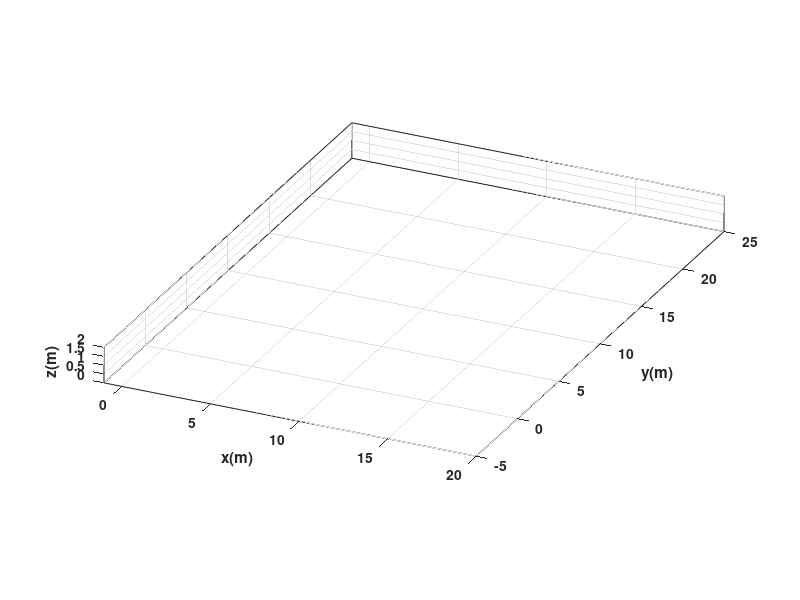

The MATLAB script that drew this image: (Note: this script raises an error after producing the figure.)
clear
close all
clc

%%%%%%%%%%%%%%%%%%%%%%%%%%%%%% TIEMPO %%%%%%%%%%%%%%%%%%%%%%%%%%%%%%%%%%%%%

tf = 10;             
ts = 0.01;            
t = 0: ts: tf;       
N = length(t);       

%%%%%%%%%%%%%%%%%%%%%%%% CONDICIONES INICIALES %%%%%%%%%%%%%%%%%%%%%%%%%%%%

x1 = zeros(1,N+1);  
y1 = zeros(1,N+1);  
phi = zeros(1,N+1); 

x1(1) = 0;              
y1(1) = 0;              
phi(1) = 0;             

%%%%%%%%%%%%%%%%%%%%%%%%%%%% PUNTO DE CONTROL %%%%%%%%%%%%%%%%%%%%%%%%%%%%%

hx = zeros(1,N+1);  
hy = zeros(1,N+1);  

hx(1) = x1(1);
hy(1) = y1(1);

%%%%%%%%%%%%%%%%%%%%%% VELOCIDADES DE REFERENCIA %%%%%%%%%%%%%%%%%%%%%%%%%%

u = zeros(1,N); 
w = zeros(1,N); 

for k = 1:N
    
    tk = t(k);
    
    % -------- TRAMO 1 --------
    % % %Función y(t)=t2
    % t=[0 a 5]

    if tk <= 2
        
        dx = 1;
        dy = tk;
        
        u(k) = sqrt(dx^2 + dy^2);
        w(k) = (1) / (1 + (tk)^2);
        
            
        % -------- TRAMO 2 --------
        %Función y(t)=sin(t)
        % t=[5 a 20]

    elseif tk <= 6
        
        dx = 1;
        dy = -2*(tk-3) + 10;
        
        u(k) = sqrt(dx^2 + dy^2);
        w(k) = (-2) / (1 + (-2*(tk-3) + 10)^2);
        
            
        % -------- TRAMO 3 --------
        %Función y(t)=0.5t+2
        % t=[20 a 30]
        
    else
        
        dx = 1;
        dy = 2*(((exp(tk -7)) * cos(tk -7)) - ((exp(tk - 7)) * sin(tk - 7)));
        
        u(k) = sqrt(dx^2 + dy^2);
        w(k) = (-4*(exp(tk - 7)) * sin(tk - 7))/ (1 + (dy)^2);
        
    end
    
end

%%%%%%%%%%%%%%%%%%%%%%%%% BUCLE DE SIMULACION %%%%%%%%%%%%%%%%%%%%%%%%%%%%%

for k=1:N 
    
    phi(k+1)=phi(k)+w(k)*ts;
    
    xp1=u(k)*cos(phi(k+1)); 
    yp1=u(k)*sin(phi(k+1));

    x1(k+1)=x1(k) + xp1*ts; 
    y1(k+1)=y1(k) + yp1*ts; 
    
    hx(k+1)=x1(k+1); 
    hy(k+1)=y1(k+1);

end

%%%%%%%%%%%%%%%%%%%%%%%%%%%%% SIMULACION 3D %%%%%%%%%%%%%%%%%%%%%%%%%%%%%%%

scene=figure;
set(scene,'Color','white');
set(gca,'FontWeight','bold');
sizeScreen=get(0,'ScreenSize');
set(scene,'position',sizeScreen);
camlight('headlight');
axis equal;
grid on;
box on;
xlabel('x(m)'); ylabel('y(m)'); zlabel('z(m)');

view([25 25]);
axis([-1 20 -5 25 0 2]);

scale = 4;
MobileRobot_5;
H1=MobilePlot_4(x1(1),y1(1),phi(1),scale);hold on;

H2=plot3(hx(1),hy(1),0,'r','lineWidth',2);

step=1;

for k=1:step:N

    delete(H1);    
    delete(H2);
    
    H1=MobilePlot_4(x1(k),y1(k),phi(k),scale);
    H2=plot3(hx(1:k),hy(1:k),zeros(1,k),'r','lineWidth',2);
    
    pause(ts);

end

%%%%%%%%%%%%%%%%%%%%%%%%%%%%% GRAFICAS %%%%%%%%%%%%%%%%%%%%%%%%%%%%

graph=figure;
set(graph,'position',sizeScreen);

subplot(211)
plot(t,u,'b','LineWidth',2),grid on
xlabel('Tiempo [s]'),ylabel('m/s'),legend('u')

subplot(212)
plot(t,w,'r','LineWidth',2),grid on
xlabel('Tiempo [s]'),ylabel('[rad/s]'),legend('w')
